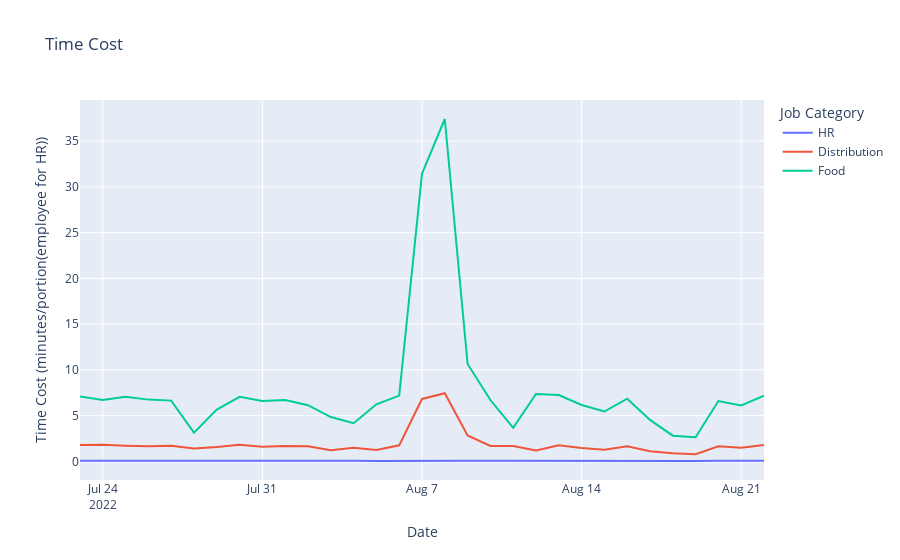

The code cell stored with this chart in its notebook:
### Code cell
# Plot the time cost tables
fig = go.Figure()
fig.add_trace(go.Scatter(x=hr_time_cost.index, y=hr_time_cost.sum(axis=1), name='HR'))
fig.add_trace(go.Scatter(x=distribution_time_cost.index, y=distribution_time_cost.sum(axis=1), name='Distribution'))
fig.add_trace(go.Scatter(x=food_time_cost.index, y=food_time_cost.sum(axis=1), name='Food'))
fig.update_layout(
    title='Time Cost',
    xaxis_title='Date',
    yaxis_title='Time Cost (minutes/portion(employee for HR))',
    legend_title='Job Category',
)
fig.show()

# export to png
# fig.write_image("../figures/time_cost_graph.png", width=1500, height=600)
